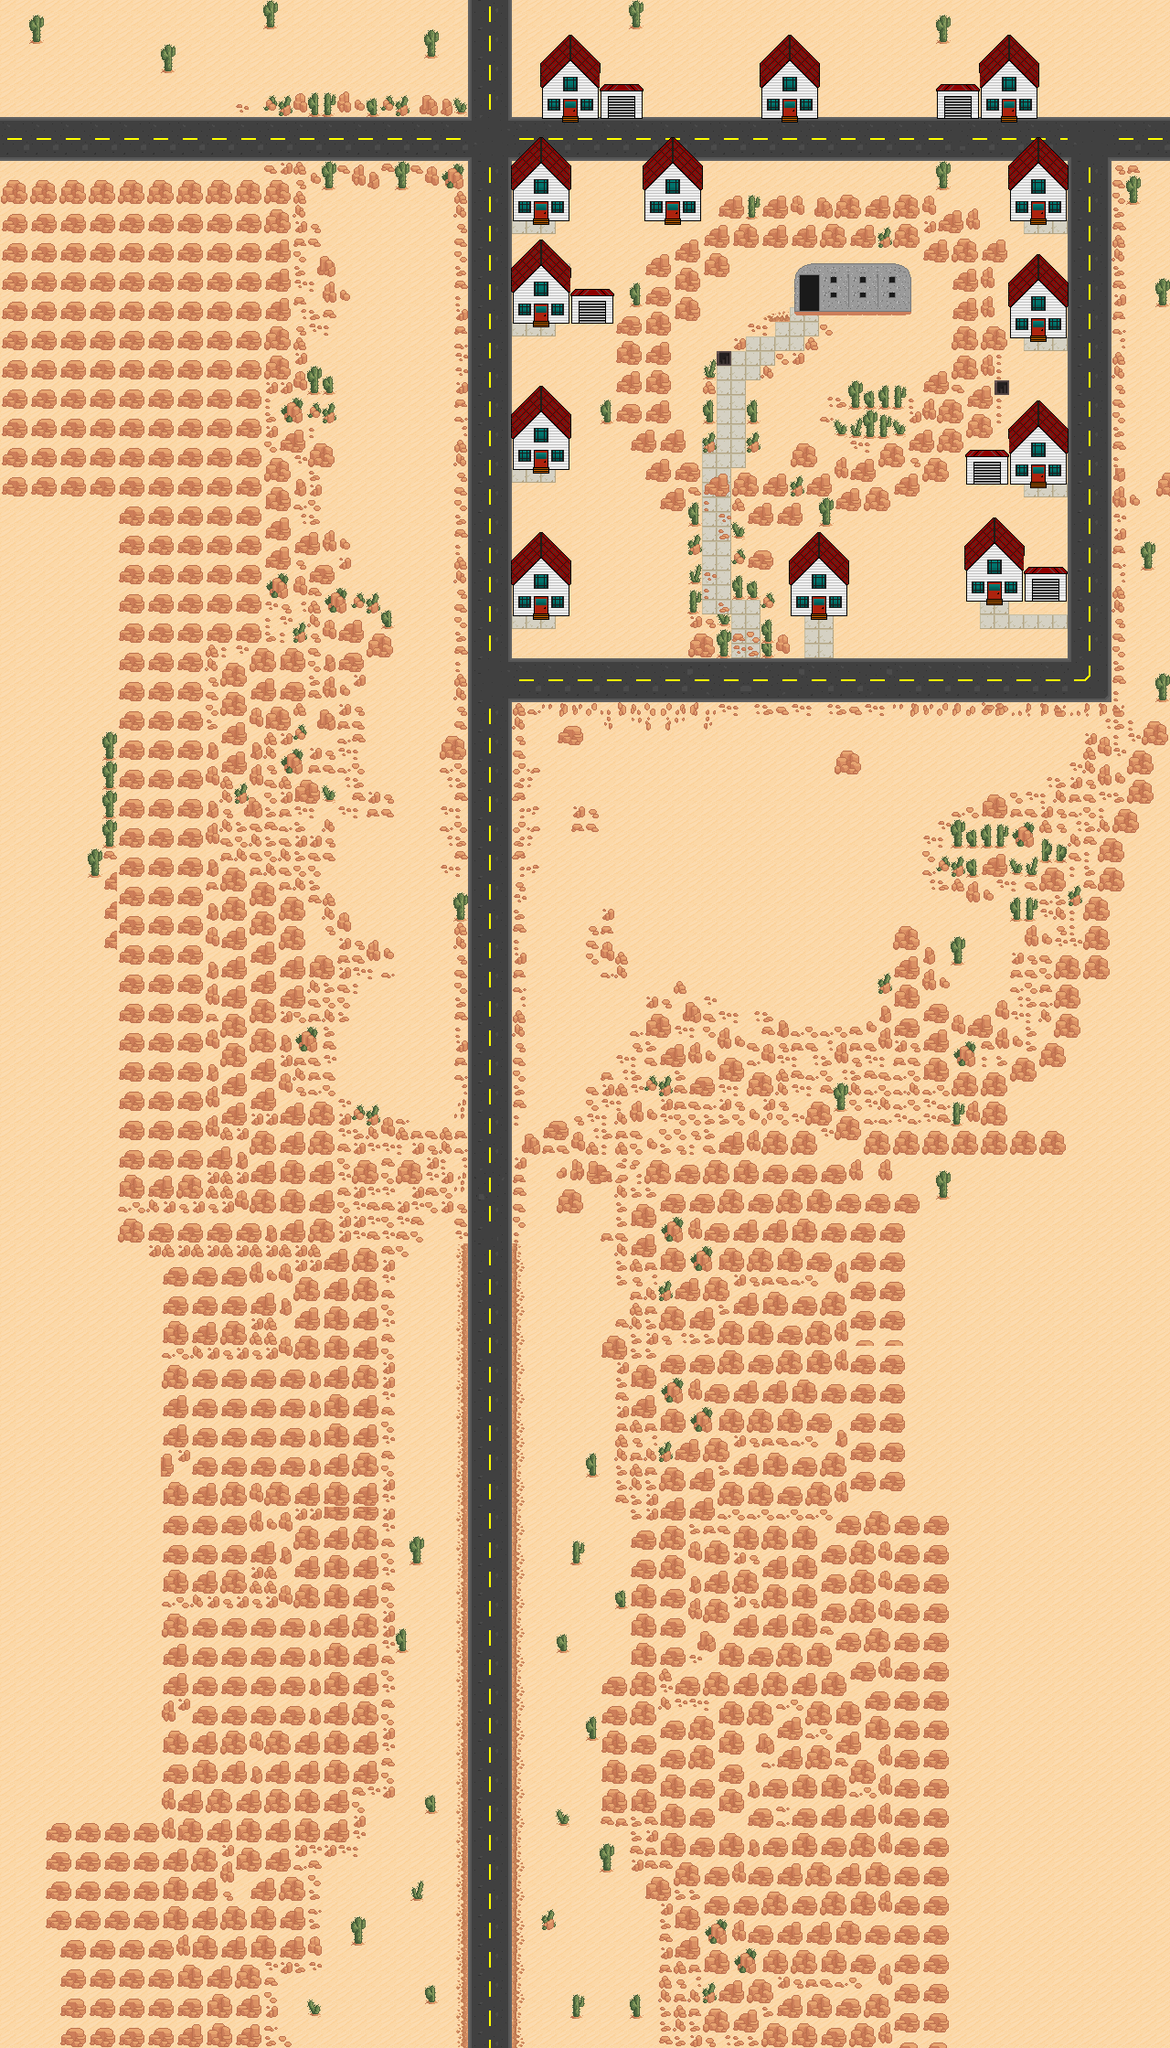

This game map was drawn from its Tiled (.tmx) file and the tilesets committed beside it. A one-line description and the trimmed map source follow:
An orthogonal 80x140 tile map with 16x16 px tiles, 2 tile layers (sandAndRoads, rocksAndBuildings) and 175 objects (61x Zombie, 3x Entrance, Player, Camera, CutSceneArea, ...).

<map version="1.2" tiledversion="1.2.4" orientation="orthogonal" renderorder="left-up" width="80" height="140" tilewidth="16" tileheight="16" infinite="0" nextlayerid="38" nextobjectid="473">
 <tileset firstgid="1" name="FULL_DESERT_TILESET_WIP" tilewidth="16" tileheight="16" tilecount="1024" columns="32">
  <image source="../../textures/map/FULL_DESERT_TILESET_WIP.png" width="512" height="512" />
  <tile id="6">
   <objectgroup draworder="index">
    <object id="5" x="0" y="0" width="16" height="16" />
   </objectgroup>
  </tile>
  <tile id="7">
   <objectgroup draworder="index">
    <object id="1" x="0.0909091" y="14" width="15.7273" height="2" />
   </objectgroup>
  </tile>
  <tile id="8">
   <objectgroup draworder="index">
    <object id="3" x="0" y="5.81818" width="16" height="10" />
   </objectgroup>
  </tile>
  <tile id="9">
   <objectgroup draworder="index">
    <object id="1" x="0" y="6" width="16" height="9.90909" />
   </objectgroup>
  </tile>
  <tile id="10">
   <objectgroup draworder="index">
    <object id="1" x="7.27273" y="13.3636" height="0.0909091" />
    <object id="2" x="0" y="12" width="15.7273" height="4" />
   </objectgroup>
  </tile>
  <tile id="11">
   <objectgroup draworder="index">
    <object id="1" x="0" y="8.90909" width="16" height="7.09091" />
   </objectgroup>
  </tile>
  <tile id="38">
   <objectgroup draworder="index">
    <object id="1" x="0" y="0" width="16" height="16" />
   </objectgroup>
  </tile>
  <tile id="39">
   <objectgroup draworder="index">
    <object id="1" x="0" y="0" width="16" height="16" />
   </objectgroup>
  </tile>
  <tile id="40">
   <objectgroup draworder="index">
    <object id="1" x="0" y="0" width="16" height="16" />
   </objectgroup>
  </tile>
  <tile id="41">
   <objectgroup draworder="index">
    <object id="1" x="0" y="0" width="14" height="16" />
   </objectgroup>
  </tile>
  <tile id="42">
   <objectgroup draworder="index">
    <object id="1" x="0" y="0" width="16" height="16" />
   </objectgroup>
  </tile>
  <tile id="43">
   <objectgroup draworder="index">
    <object id="1" x="0" y="0" width="16" height="16" />
   </objectgroup>
  </tile>
  <tile id="57">
   <objectgroup draworder="index">
    <object id="1" x="0" y="0" width="16" height="16" />
   </objectgroup>
  </tile>
  <tile id="70">
   <objectgroup draworder="index">
    <object id="1" x="0.181818" y="8" width="15.8182" height="8" />
   </objectgroup>
  </tile>
  <tile id="71">
   <objectgroup draworder="index">
    <object id="1" x="0" y="4" width="15.9091" height="12" />
   </objectgroup>
  </tile>
  <tile id="72">
   <objectgroup draworder="index">
    <object id="1" x="0" y="8.27273" width="15.7273" height="7.72727" />
   </objectgroup>
  </tile>
  <tile id="73">
   <objectgroup draworder="index">
    <object id="1" x="0.181818" y="7.90909" width="15.5455" height="8.09091" />
   </objectgroup>
  </tile>
  <tile id="79">
   <objectgroup draworder="index">
    <object id="3" x="0" y="6" width="16" height="10" />
   </objectgroup>
  </tile>
  <tile id="80">
   <objectgroup draworder="index">
    <object id="1" x="0" y="6" width="16" height="10" />
   </objectgroup>
  </tile>
  <tile id="88">
   <objectgroup draworder="index">
    <object id="1" x="0" y="0" width="16" height="16" />
   </objectgroup>
  </tile>
  <tile id="89">
   <objectgroup draworder="index">
    <object id="1" x="0" y="0" width="16" height="16" />
   </objectgroup>
  </tile>
  <tile id="90">
   <objectgroup draworder="index">
    <object id="1" x="0" y="0" width="16" height="16" />
   </objectgroup>
  </tile>
  <tile id="102">
   <objectgroup draworder="index">
    <object id="1" x="0" y="0" width="16" height="16" />
   </objectgroup>
  </tile>
  <tile id="103">
   <objectgroup draworder="index">
    <object id="1" x="0" y="0" width="16" height="16" />
   </objectgroup>
  </tile>
  <tile id="104">
   <objectgroup draworder="index">
    <object id="1" x="2" y="0" width="12" height="9" />
   </objectgroup>
  </tile>
  <tile id="105">
   <objectgroup draworder="index">
    <object id="1" x="0" y="0" width="16" height="16" />
   </objectgroup>
  </tile>
  <tile id="110">
   <objectgroup draworder="index">
    <object id="1" x="0" y="0" width="16" height="16" />
   </objectgroup>
  </tile>
  <tile id="111">
   <objectgroup draworder="index">
    <object id="1" x="0" y="0" width="16" height="16" />
   </objectgroup>
  </tile>
  <tile id="112">
   <objectgroup draworder="index">
    <object id="1" x="0" y="0" width="16" height="16" />
   </objectgroup>
  </tile>
  <tile id="113">
   <objectgroup draworder="index">
    <object id="1" x="0" y="0" width="16" height="16" />
   </objectgroup>
  </tile>
  <tile id="119">
   <objectgroup draworder="index">
    <object id="1" x="0" y="6" width="16" height="10" />
   </objectgroup>
  </tile>
  <tile id="120">
   <objectgroup draworder="index">
    <object id="3" x="0" y="6" width="16" height="10" />
   </objectgroup>
  </tile>
  <tile id="121">
   <objectgroup draworder="index">
    <object id="1" x="0" y="6" width="16" height="10" />
   </objectgroup>
  </tile>
  <tile id="122">
   <objectgroup draworder="index">
    <object id="1" x="0" y="6" width="16" height="10" />
   </objectgroup>
  </tile>
  <tile id="123">
   <objectgroup draworder="index">
    <object id="2" x="0" y="6" width="16" height="10" />
   </objectgroup>
  </tile>
  <tile id="124">
   <objectgroup draworder="index">
    <object id="1" x="0" y="6" width="16" height="10" />
   </objectgroup>
  </tile>
  <tile id="129">
   <objectgroup draworder="index">
    <object id="1" x="2" y="2" width="12" height="12" />
   </objectgroup>
  </tile>
  <tile id="131">
   <objectgroup draworder="index">
    <object id="1" x="0" y="6" width="16" height="10" />
   </objectgroup>
  </tile>
  <tile id="134">
   <objectgroup draworder="index">
    <object id="1" x="0" y="0" width="16" height="16" />
   </objectgroup>
  </tile>
  <tile id="135">
   <objectgroup draworder="index">
    <object id="1" x="0" y="0" width="16" height="16" />
   </objectgroup>
  </tile>
  <tile id="142">
   <objectgroup draworder="index">
    <object id="1" x="0" y="0" width="16" height="16" />
   </objectgroup>
  </tile>
  <tile id="143">
   <objectgroup draworder="index">
    <object id="1" x="0" y="0" width="16" height="16" />
   </objectgroup>
  </tile>
  <tile id="144">
   <objectgroup draworder="index">
    <object id="1" x="0" y="0" width="16" height="16" />
   </objectgroup>
  </tile>
  <tile id="145">
   <objectgroup draworder="index">
    <object id="1" x="0" y="0" width="16" height="16" />
   </objectgroup>
  </tile>
  <tile id="151">
   <objectgroup draworder="index">
    <object id="1" x="0" y="0" width="5" height="16" />
   </objectgroup>
  </tile>
  <tile id="156">
   <objectgroup draworder="index">
    <object id="1" x="11" y="0" width="5" height="16" />
   </objectgroup>
  </tile>
  <tile id="161">
   <objectgroup draworder="index">
    <object id="1" x="3" y="0" width="10" height="14" />
   </objectgroup>
  </tile>
  <tile id="163">
   <objectgroup draworder="index">
    <object id="1" x="0" y="0" width="16" height="10" />
   </objectgroup>
  </tile>
  <tile id="166">
   <objectgroup draworder="index">
    <object id="1" x="0" y="0" width="16" height="16" />
   </objectgroup>
  </tile>
  <tile id="167">
   <objectgroup draworder="index">
    <object id="1" x="0" y="0" width="16" height="16" />
   </objectgroup>
  </tile>
  <tile id="174">
   <objectgroup draworder="index">
    <object id="1" x="0" y="0" width="16" height="16" />
   </objectgroup>
  </tile>
  <tile id="175">
   <objectgroup draworder="index">
    <object id="1" x="0" y="0" width="16" height="16" />
   </objectgroup>
  </tile>
  <tile id="176">
   <objectgroup draworder="index">
    <object id="1" x="0" y="0" width="16" height="16" />
   </objectgroup>
  </tile>
  <tile id="177">
   <objectgroup draworder="index">
    <object id="1" x="0" y="0" width="16" height="16" />
   </objectgroup>
  </tile>
  <tile id="179">
   <objectgroup draworder="index">
    <object id="1" x="0" y="10" width="16" height="6" />
   </objectgroup>
  </tile>
  <tile id="180">
   <objectgroup draworder="index">
    <object id="1" x="0" y="10" width="16" height="6" />
   </objectgroup>
  </tile>
  <tile id="181">
   <objectgroup draworder="index">
    <object id="1" x="0" y="10" width="16" height="6" />
   </objectgroup>
  </tile>
  <tile id="183">
   <objectgroup draworder="index">
    <object id="1" x="0" y="0" width="5" height="16" />
   </objectgroup>
  </tile>
  <tile id="188">
   <objectgroup draworder="index">
    <object id="1" x="11" y="0" width="5" height="16" />
   </objectgroup>
  </tile>
  <tile id="195">
   <objectgroup draworder="index">
    <object id="1" x="4" y="12" width="8" height="4" />
   </objectgroup>
  </tile>
  <tile id="198">
   <objectgroup draworder="index">
    <object id="2" x="0" y="0" width="16" height="16" />
   </objectgroup>
  </tile>
  <tile id="199">
   <objectgroup draworder="index">
    <object id="1" x="0" y="0" width="16" height="16" />
   </objectgroup>
  </tile>
  <tile id="206">
   <objectgroup draworder="index">
    <object id="1" x="0" y="0" width="16" height="16" />
   </objectgroup>
  </tile>
  <tile id="207">
   <objectgroup draworder="index">
    <object id="1" x="0" y="0" width="16" height="16" />
   </objectgroup>
  </tile>
  <tile id="208">
   <objectgroup draworder="index">
    <object id="1" x="0" y="0" width="16" height="16" />
   </objectgroup>
  </tile>
  <tile id="209">
   <objectgroup draworder="index">
    <object id="1" x="0" y="0" width="16" height="16" />
   </objectgroup>
  </tile>
  <tile id="211">
   <objectgroup draworder="index">
    <object id="1" x="0" y="0" width="16" height="16" />
   </objectgroup>
  </tile>
  <tile id="212">
   <objectgroup draworder="index">
    <object id="1" x="0" y="0" width="16" height="16" />
   </objectgroup>
  </tile>
  <tile id="213">
   <objectgroup draworder="index">
    <object id="1" x="0" y="0" width="16" height="16" />
   </objectgroup>
  </tile>
  <tile id="215">
   <objectgroup draworder="index">
    <object id="1" x="0" y="0" width="5" height="16" />
   </objectgroup>
  </tile>
  <tile id="216">
   <objectgroup draworder="index">
    <object id="1" x="0" y="0" width="16" height="16" />
   </objectgroup>
  </tile>
  <tile id="217">
   <objectgroup draworder="index">
    <object id="1" x="0" y="0" width="16" height="16" />
   </objectgroup>
  </tile>
  <tile id="219">
   <objectgroup draworder="index">
    <object id="1" x="0" y="6" width="16" height="10" />
   </objectgroup>
  </tile>
  <tile id="220">
   <objectgroup draworder="index">
    <object id="1" x="0" y="6" width="16" height="10" />
   </objectgroup>
  </tile>
  <tile id="227">
   <objectgroup draworder="index">
    <object id="1" x="0" y="0" width="16" height="16" />
   </objectgroup>
  </tile>
  <tile id="230">
   <objectgroup draworder="index">
    <object id="1" x="0" y="0" width="16" height="16" />
   </objectgroup>
  </tile>
  <tile id="231">
   <objectgroup draworder="index">
    <object id="1" x="0" y="0" width="16" height="16" />
   </objectgroup>
  </tile>
  <tile id="247">
   <objectgroup draworder="index">
    <object id="1" x="0" y="6" width="16" height="10" />
   </objectgroup>
  </tile>
  <tile id="248">
   <objectgroup draworder="index">
    <object id="1" x="0" y="0" width="16" height="16" />
   </objectgroup>
  </tile>
  <tile id="249">
   <objectgroup draworder="index">
    <object id="1" x="0" y="0" width="16" height="16" />
   </objectgroup>
  </tile>
  <tile id="250">
   <objectgroup draworder="index">
    <object id="1" x="0" y="6" width="16" height="10" />
   </objectgroup>
  </tile>
  <tile id="259">
   <objectgroup draworder="index">
    <object id="1" x="0" y="0" width="16" height="16" />
   </objectgroup>
  </tile>
  <tile id="262">
   <objectgroup draworder="index">
    <object id="1" x="0" y="0" width="16" height="16" />
   </objectgroup>
  </tile>
  <tile id="263">
   <objectgroup draworder="index">
    <object id="1" x="0" y="0" width="16" height="16" />
   </objectgroup>
  </tile>
  <tile id="291">
   <objectgroup draworder="index">
    <object id="1" x="0" y="0" width="16" height="16" />
   </objectgroup>
  </tile>
  <tile id="294">
   <objectgroup draworder="index">
    <object id="1" x="0" y="0" width="16" height="16" />
   </objectgroup>
  </tile>
  <tile id="295">
   <objectgroup draworder="index">
    <object id="1" x="0" y="0" width="16" height="16" />
   </objectgroup>
  </tile>
  <tile id="312">
   <objectgroup draworder="index">
    <object id="1" x="0" y="3" width="16" height="13" />
   </objectgroup>
  </tile>
  <tile id="323">
   <objectgroup draworder="index">
    <object id="1" x="0" y="7.09091" width="16" height="8.90909" />
   </objectgroup>
  </tile>
  <tile id="344">
   <objectgroup draworder="index">
    <object id="1" x="0" y="0" width="2" height="16" />
   </objectgroup>
  </tile>
  <tile id="355">
   <objectgroup draworder="index">
    <object id="1" x="0" y="0" width="16" height="16" />
   </objectgroup>
  </tile>
  <tile id="422">
   <objectgroup draworder="index">
    <object id="1" x="6.90909" y="3.90909" width="9" height="11.9091" />
   </objectgroup>
  </tile>
  <tile id="423">
   <objectgroup draworder="index">
    <object id="1" x="0" y="0" width="16" height="16" />
   </objectgroup>
  </tile>
  <tile id="424">
   <objectgroup draworder="index">
    <object id="1" x="0" y="0" width="16" height="16" />
   </objectgroup>
  </tile>
  <tile id="425">
   <objectgroup draworder="index">
    <object id="1" x="0" y="0" width="16" height="16" />
   </objectgroup>
  </tile>
  <tile id="426">
   <objectgroup draworder="index">
    <object id="2" x="0" y="7" width="5" height="9" />
   </objectgroup>
  </tile>
  <tile id="454">
   <objectgroup draworder="index">
    <object id="1" x="4" y="0" width="12" height="16" />
   </objectgroup>
  </tile>
  <tile id="455">
   <objectgroup draworder="index">
    <object id="1" x="0" y="0" width="16" height="16" />
   </objectgroup>
  </tile>
  <tile id="456">
   <objectgroup draworder="index">
    <object id="1" x="0" y="0" width="16" height="16" />
   </objectgroup>
  </tile>
  <tile id="457">
   <objectgroup draworder="index">
    <object id="1" x="0" y="0" width="16" height="16" />
   </objectgroup>
  </tile>
  <tile id="458">
   <objectgroup draworder="index">
    <object id="1" x="0" y="0" width="5" height="16" />
   </objectgroup>
  </tile>
  <tile id="486">
   <objectgroup draworder="index">
    <object id="1" x="4" y="0" width="12" height="9" />
   </objectgroup>
  </tile>
  <tile id="487">
   <objectgroup draworder="index">
    <object id="1" x="0" y="0" width="16" height="9" />
   </objectgroup>
  </tile>
  <tile id="488">
   <objectgroup draworder="index">
    <object id="1" x="0" y="0" width="16" height="9" />
   </objectgroup>
  </tile>
  <tile id="489">
   <objectgroup draworder="index">
    <object id="1" x="0" y="0" width="16" height="9" />
   </objectgroup>
  </tile>
  <tile id="490">
   <objectgroup draworder="index">
    <object id="1" x="0" y="0.0909091" width="4.72727" height="7.72727" />
   </objectgroup>
  </tile>
 </tileset>
 <layer id="36" name="sandAndRoads" width="80" height="140">
  <data>[11200 cells, 11200 non-empty, 34 distinct tile ids]</data>
 </layer>
 <layer id="37" name="rocksAndBuildings" width="80" height="140">
  <data>[11200 cells, 5727 non-empty, 151 distinct tile ids]</data>
 </layer>
 <objectgroup id="35" name="gameObjects">
  <object id="9" name="Zombie" type="Zombie" x="614.333" y="941.333">
   <point />
  </object>
  <object id="24" name="Zombie" type="Zombie" x="619" y="1092.17">
   <point />
  </object>
  <object id="25" name="Zombie" type="Zombie" x="630.67" y="868">
   <point />
  </object>
  <object id="26" name="Zombie" type="Zombie" x="914.67" y="946.667">
   <point />
  </object>
  <object id="27" name="Zombie" type="Zombie" x="440" y="574">
   <point />
  </object>
  <object id="28" name="Zombie" type="Zombie" x="459.33" y="280">
   <point />
  </object>
  <object id="29" name="Zombie" type="Zombie" x="588.33" y="409.667">
   <point />
  </object>
  <object id="30" name="Zombie" type="Zombie" x="901.83" y="154.833">
   <point />
  </object>
  <object id="31" name="Zombie" type="Zombie" x="957" y="585.667">
   <point />
  </object>
  <object id="32" name="Zombie" type="Zombie" x="1006" y="583.667">
   <point />
  </object>
  <object id="43" name="Zombie" type="Zombie" x="458" y="637">
   <point />
  </object>
  <object id="44" name="Zombie" type="Zombie" x="602" y="564">
   <point />
  </object>
  <object id="45" name="Zombie" type="Zombie" x="654" y="625">
   <point />
  </object>
  <object id="46" name="Zombie" type="Zombie" x="704" y="699">
   <point />
  </object>
  <object id="47" name="Zombie" type="Zombie" x="707" y="854">
   <point />
  </object>
  <object id="48" name="Zombie" type="Zombie" x="797" y="871">
   <point />
  </object>
  <object id="49" name="Zombie" type="Zombie" x="855" y="991">
   <point />
  </object>
  <object id="50" name="Zombie" type="Zombie" x="972" y="999">
   <point />
  </object>
  <object id="51" name="Zombie" type="Zombie" x="1069" y="843">
   <point />
  </object>
  <object id="52" name="Zombie" type="Zombie" x="934" y="755">
   <point />
  </object>
  <object id="53" name="Zombie" type="Zombie" x="1151" y="820">
   <point />
  </object>
  <object id="54" name="Zombie" type="Zombie" x="1197" y="503">
   <point />
  </object>
  <object id="55" name="Zombie" type="Zombie" x="1026" y="711">
   <point />
  </object>
  <object id="56" name="Zombie" type="Zombie" x="1191" y="615">
   <point />
  </object>
  <object id="57" name="Zombie" type="Zombie" x="938.5" y="142">
   <point />
  </object>
  <object id="58" name="Zombie" type="Zombie" x="1079" y="155">
   <point />
  </object>
  <object id="59" name="Zombie" type="Zombie" x="1182" y="146">
   <point />
  </object>
  <object id="60" name="Zombie" type="Zombie" x="768.5" y="110.5">
   <point />
  </object>
  <object id="61" name="Zombie" type="Zombie" x="685" y="156">
   <point />
  </object>
  <object id="62" name="Zombie" type="Zombie" x="527" y="168">
   <point />
  </object>
  <object id="63" name="Zombie" type="Zombie" x="516" y="333">
   <point />
  </object>
  <object id="64" name="Zombie" type="Zombie" x="496" y="448">
   <point />
  </object>
  <object id="65" name="Zombie" type="Zombie" x="1194.84" y="303">
   <point />
  </object>
  <object id="66" name="Zombie" type="Zombie" x="1196" y="389.5">
   <point />
  </object>
  <object id="67" name="Zombie" type="Zombie" x="1196" y="228.5">
   <point />
  </object>
  <object id="68" name="Zombie" type="Zombie" x="979" y="148.333">
   <point />
  </object>
  <object id="69" name="Zombie" type="Zombie" x="851.83" y="158.833">
   <point />
  </object>
  <object id="70" name="Zombie" type="Zombie" x="796.83" y="160.166">
   <point />
  </object>
  <object id="71" name="Zombie" type="Zombie" x="682.66" y="234">
   <point />
  </object>
  <object id="72" name="Zombie" type="Zombie" x="649.33" y="286">
   <point />
  </object>
  <object id="73" name="Zombie" type="Zombie" x="694" y="284.666">
   <point />
  </object>
  </objectgroup>
</map>
<!-- 27 of 175 objects omitted -->
